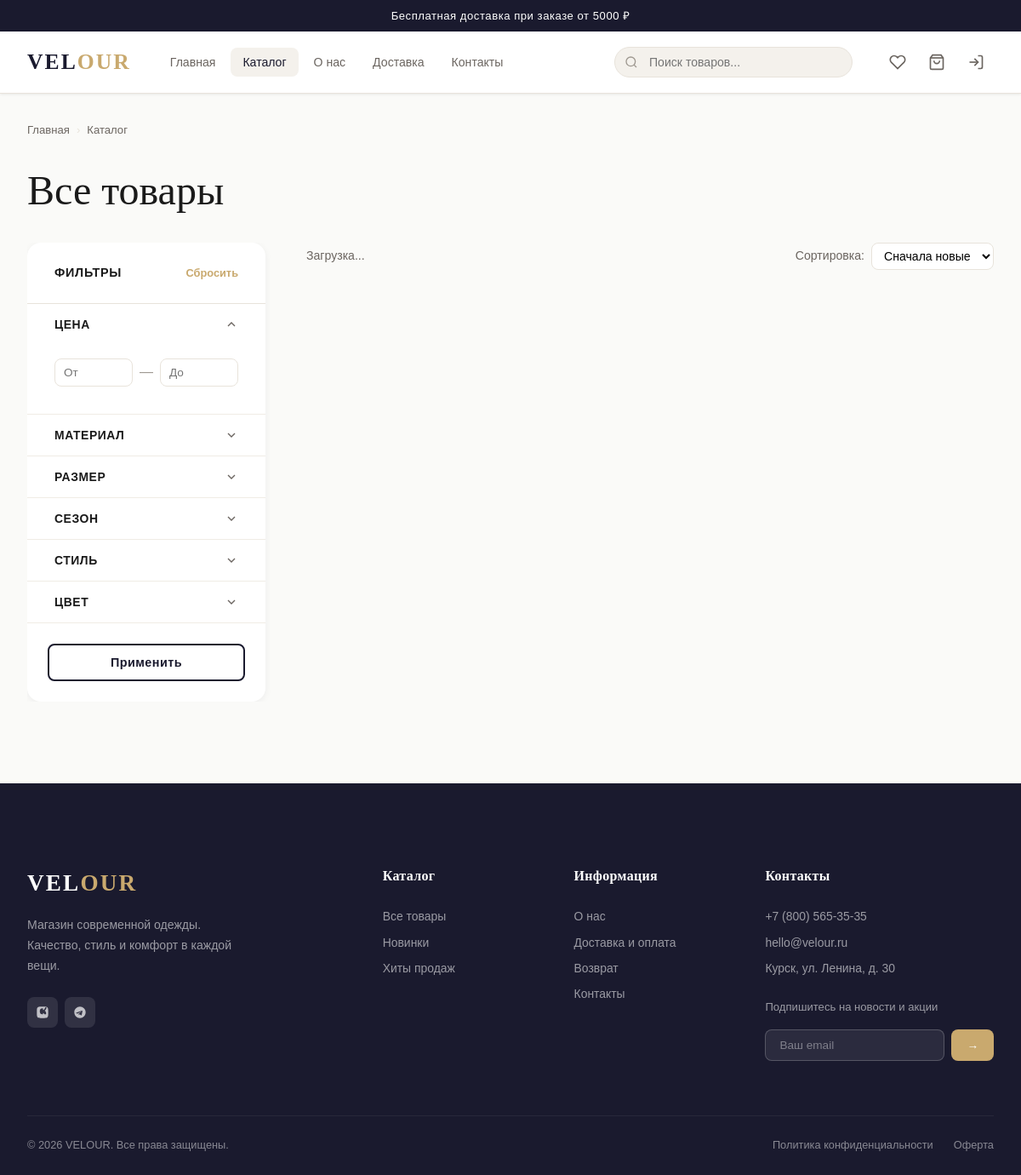
Page /catalog/ on the committed database.
### apps/pages/models.py (models this page shows, shortened)
class SiteSettings(models.Model):
    site_name = models.CharField(max_length=100, default='Magazin Odejdi')
    site_description = models.TextField(blank=True)
    phone = models.CharField(max_length=30, blank=True)
    email = models.EmailField(blank=True)
    address = models.CharField(max_length=255, blank=True)
    vk_url = models.URLField(blank=True)
    telegram_url = models.URLField(blank=True)
    instagram_url = models.URLField(blank=True)
    delivery_info = models.TextField(blank=True, verbose_name='Информация о доставке')
    return_policy = models.TextField(blank=True, verbose_name='Политика возврата')
    free_delivery_from = models.DecimalField(max_digits=10, decimal_places=2, default=5000,
                                             verbose_name='Бесплатная доставка от (руб)')
    class Meta:
        verbose_name = 'Настройки сайта'
        verbose_name_plural = 'Настройки сайта'
    @classmethod
    def get(cls):
        obj, _ = cls.objects.get_or_create(pk=1)
        return obj

### apps/catalog/models.py (models this page shows, shortened)
class FilterGroup(models.Model):
    name = models.CharField(max_length=100, verbose_name='Название')
    slug = models.SlugField(max_length=120, unique=True)
    categories = models.ManyToManyField(Category, blank=True, related_name='filter_groups',
                                        verbose_name='Применяется в категориях')
    sort_order = models.PositiveIntegerField(default=0)
    is_active = models.BooleanField(default=True)
    filter_type = models.CharField(
        max_length=20,
        choices=[('checkbox', 'Чекбокс'), ('range', 'Диапазон'), ('color', 'Цвет')],
        default='checkbox'
    )
    class Meta:
        verbose_name = 'Группа фильтров'
        verbose_name_plural = 'Группы фильтров'
        ordering = ['sort_order', 'name']

### apps/catalog/views.py (the view)
# urls.py: path('', views.CatalogView.as_view(), name='catalog'),
class CatalogView(TemplateView):
    template_name = 'catalog/catalog.html'
    def get_context_data(self, **kwargs):
        ctx = super().get_context_data(**kwargs)
        ctx['categories'] = Category.objects.filter(is_active=True).prefetch_related('subcategories')
        ctx['filter_groups'] = FilterGroup.objects.filter(is_active=True).prefetch_related('options')
        ctx['total_count'] = Product.objects.filter(is_active=True).count()
        return ctx

### apps/cart/context_processors.py (called while the page is built)
def cart_count(request):
    count = 0
    try:
        if request.user.is_authenticated:
            cart = Cart.objects.filter(user=request.user).first()
        else:
            key = request.session.get('cart_session_key')
            cart = Cart.objects.filter(session_key=key).first() if key else None
        if cart:
            count = cart.count
    except Exception:
        pass
    return {'cart_count': count}

### apps/pages/context_processors.py (called while the page is built)
def site_settings(request):
    try:
        settings = SiteSettings.get()
    except Exception:
        settings = None
    return {'site_settings': settings}

### templates/catalog/catalog.html (shortened to what this page needs)
{% extends "base.html" %}
{% load static %}
{% block content %}
<div class="container" style="padding-top:var(--space-xl);padding-bottom:var(--space-4xl)">
  <div class="breadcrumb">
    <a href="/">Главная</a>
    <span class="breadcrumb-sep">›</span>
    <a href="/catalog/">Каталог</a>
  </div>
  <h1 style="margin-bottom:var(--space-xl)">{% if current_category %}{{ current_category.name }}{% else %}Все товары{% endif %}</h1>
  <div class="catalog-layout">
    <aside class="filters-sidebar">
      <div class="filters-header">
        <span class="filters-title">Фильтры</span>
        <button class="filters-clear">Сбросить</button>
      </div>
      <div class="filter-group open">
        <button class="filter-group-header">
          Цена
          <svg class="filter-group-icon" viewBox="0 0 24 24" fill="none" stroke="currentColor" stroke-width="2"><polyline points="6 9 12 15 18 9"/></svg>
        </button>
        <div class="filter-group-body">
          <div class="price-range">
            <div class="price-range-inputs">
              <input type="number" id="price-min" class="price-range-input" placeholder="От">
              <span class="price-range-sep">—</span>
              <input type="number" id="price-max" class="price-range-input" placeholder="До">
            </div>
          </div>
        </div>
      </div>
      {% for group in filter_groups %}
      <div class="filter-group">
        <button class="filter-group-header">
          {{ group.name }}
          <svg class="filter-group-icon" viewBox="0 0 24 24" fill="none" stroke="currentColor" stroke-width="2"><polyline points="6 9 12 15 18 9"/></svg>
        </button>
      </div>
      {% endfor %}
      <div style="padding:var(--space-lg)">
        <button class="btn btn-secondary btn-block filters-close hide-mobile" onclick="document.querySelector('.filters-sidebar').classList.remove('open');document.querySelector('.overlay').classList.remove('active');document.body.style.overflow=''">Применить</button>
      </div>
    </aside>
    <div>
      <div class="catalog-toolbar">
        <div style="display:flex;align-items:center;gap:12px;flex-wrap:wrap">
          <div id="products-count" class="catalog-count">Загрузка...</div>
        </div>
        <div class="catalog-sort">
          <label for="catalog-sort">Сортировка:</label>
          <select id="catalog-sort">
            <option value="-created_at">Сначала новые</option>
          </select>
        </div>
      </div>
    </div>
  </div>
</div>
{% endblock %}

### templates/base.html (shortened to what this page needs)
<!DOCTYPE html>
<html lang="ru">
<head>
  {% load static %}
  <link rel="stylesheet" href="{% static 'css/fonts.css' %}">
  <link rel="stylesheet" href="{% static 'css/variables.css' %}">
  <link rel="stylesheet" href="{% static 'css/base.css' %}">
  <link rel="stylesheet" href="{% static 'css/header.css' %}">
  <link rel="stylesheet" href="{% static 'css/footer.css' %}">
  <link rel="stylesheet" href="{% static 'css/catalog.css' %}">
  <link rel="stylesheet" href="{% static 'css/pages.css' %}">
</head>
<body data-authenticated="{% if user.is_authenticated %}true{% else %}false{% endif %}">
  {% if site_settings and site_settings.delivery_info %}
  <div class="announcement-bar">
    <span>Бесплатная доставка при заказе от {{ site_settings.free_delivery_from|floatformat:0 }} ₽</span>
  </div>
  {% endif %}
  {% include "includes/header.html" %}
  <main style="flex:1">
    {% block content %}{% endblock %}
  </main>
  {% include "includes/footer.html" %}
</body>
</html>

### templates/includes/footer.html (shortened to what this page needs)
{% load static %}
<footer class="site-footer">
  <div class="container">
    <div class="footer-main">
      <div class="footer-brand">
        <a href="/" class="logo" style="font-family:var(--font-display);font-size:1.7rem;letter-spacing:.08em;color:#fff;margin-bottom:16px;display:block">VEL<span style="color:var(--color-accent)">OUR</span></a>
        <p class="footer-desc">
          {% if site_settings and site_settings.site_description %}
            {{ site_settings.site_description }}
          {% else %}
            Магазин современной одежды. Качество, стиль и комфорт в каждой вещи.
          {% endif %}
        </p>
        <div class="footer-socials">
          {% if site_settings and site_settings.vk_url %}
          <a href="{{ site_settings.vk_url }}" class="footer-social-link" target="_blank" rel="noopener" aria-label="ВКонтакте">
          </a>
          {% endif %}
          {% if site_settings and site_settings.telegram_url %}
          <a href="{{ site_settings.telegram_url }}" class="footer-social-link" target="_blank" rel="noopener" aria-label="Telegram">
          </a>
          {% endif %}
        </div>
      </div>
      <div>
        <div class="footer-col-title">Каталог</div>
        <div class="footer-links">
          <a href="/catalog/" class="footer-link">Все товары</a>
          <a href="/catalog/?is_new=true" class="footer-link">Новинки</a>
          <a href="/catalog/?is_featured=true" class="footer-link">Хиты продаж</a>
        </div>
      </div>
      <div>
        <div class="footer-col-title">Информация</div>
        <div class="footer-links">
          <a href="/about/" class="footer-link">О нас</a>
          <a href="/delivery/" class="footer-link">Доставка и оплата</a>
          <a href="/returns/" class="footer-link">Возврат</a>
          <a href="/contacts/" class="footer-link">Контакты</a>
        </div>
      </div>
      <div>
        <div class="footer-col-title">Контакты</div>
        {% if site_settings %}
        <div class="footer-links" style="margin-bottom:20px">
          {% if site_settings.phone %}<a href="tel:{{ site_settings.phone }}" class="footer-link">{{ site_settings.phone }}</a>{% endif %}
          {% if site_settings.email %}<a href="mailto:{{ site_settings.email }}" class="footer-link">{{ site_settings.email }}</a>{% endif %}
          {% if site_settings.address %}<span class="footer-link" style="cursor:default">{{ site_settings.address }}</span>{% endif %}
        </div>
        {% endif %}
        <div class="footer-newsletter">
          <div style="font-size:.82rem;opacity:.7;margin-bottom:10px">Подпишитесь на новости и акции</div>
          <form class="footer-newsletter-form newsletter-form">
            <input type="email" name="email" placeholder="Ваш email" class="footer-newsletter-input" required>
            <button type="submit" class="footer-newsletter-btn">→</button>
          </form>
        </div>
      </div>
    </div>
    <div class="footer-bottom">
      <span>© {% now "Y" %} {% if site_settings %}{{ site_settings.site_name }}{% else %}VELOUR{% endif %}. Все права защищены.</span>
      <div class="footer-bottom-links">
        <a href="/privacy/">Политика конфиденциальности</a>
        <a href="/terms/">Оферта</a>
      </div>
    </div>
  </div>
</footer>

### static/css/variables.css (style rules this page uses)
:root { --color-primary: #1a1a2e; --color-primary-light: #16213e; --color-accent: #c9a96e; --color-accent-hover: #b8915a; --color-accent-light: #f5efe6; --color-white: #ffffff; --color-bg: #fafaf8; --color-bg-alt: #f4f1ec; --color-border: #e8e3db; --color-border-light: #f0ece5; --color-text: #1a1a1a; --color-text-muted: #6b6560; --color-text-light: #9e9890; --color-success: #2d7a4e; --color-error: #c0392b; --color-warning: #d68910; --font-main: 'Manrope', sans-serif; --font-display: 'Cormorant Garamond', serif; --space-xs: 4px; --space-sm: 8px; --space-md: 16px; --space-lg: 24px; --space-xl: 32px; --space-2xl: 48px; --space-3xl: 64px; --space-4xl: 96px; --container-max: 1400px; --header-h: 72px; --radius-sm: 4px; --radius-md: 8px; --radius-lg: 16px; --radius-full: 999px; --shadow-sm: 0 1px 3px rgba(0,0,0,.08); --shadow-md: 0 4px 16px rgba(0,0,0,.10); --shadow-lg: 0 8px 32px rgba(0,0,0,.14); --shadow-card: 0 2px 8px rgba(26,26,46,.06); --transition: 0.2s ease; --transition-slow: 0.4s ease; }

### static/css/base.css (style rules this page uses)
*, *::before, *::after { box-sizing: border-box; margin: 0; padding: 0; }
html { scroll-behavior: smooth; font-size: 16px; }
body { font-family: var(--font-main); color: var(--color-text); background: var(--color-bg); line-height: 1.6; min-height: 100vh; display: flex; flex-direction: column; overflow-x: hidden; }
a { color: inherit; text-decoration: none; }
button { cursor: pointer; border: none; background: none; font-family: inherit; }
input, select, textarea { font-family: inherit; }
.container { width: 100%; max-width: var(--container-max); margin: 0 auto; padding: 0 var(--space-xl); }
h1, h2, h3, h4, h5 { font-family: var(--font-display); font-weight: 500; line-height: 1.2; }
h1 { font-size: clamp(2rem, 4vw, 3.5rem); }
p { margin-bottom: var(--space-md); }
.btn { display: inline-flex; align-items: center; gap: var(--space-sm); padding: 12px 28px; border-radius: var(--radius-md); font-size: 0.9rem; font-weight: 600; letter-spacing: 0.03em; transition: var(--transition); white-space: nowrap; }
.btn-secondary { background: transparent; color: var(--color-primary); border: 2px solid var(--color-primary); }
.btn-block { width: 100%; justify-content: center; }
.breadcrumb { display: flex; align-items: center; gap: var(--space-sm); font-size: 0.82rem; color: var(--color-text-muted); margin-bottom: var(--space-xl); }
.breadcrumb-sep { color: var(--color-border); }
@media (max-width: 1440px) { .container { padding: 0 var(--space-xl); } }

### static/css/header.css (style rules this page uses)
.logo { font-family: var(--font-display); font-size: 1.6rem; font-weight: 600; color: var(--color-primary); letter-spacing: 0.08em; flex-shrink: 0; white-space: nowrap; }
.logo span { color: var(--color-accent); }
.announcement-bar { background: var(--color-primary); color: var(--color-white); text-align: center; padding: 8px var(--space-md); font-size: 0.82rem; letter-spacing: 0.04em; overflow: hidden; }

### rows in the picture
SiteSettings: free_delivery_from "5000", site_description "Магазин современной одежды. Качество, стиль и комфорт в каждой вещи.", phone "+7 (800) 565-35-35", email "hello@velour.ru", address "Курск, ул. Ленина, д. 30", site_name "VELOUR"
FilterGroup: name "МАТЕРИАЛ"
FilterGroup: name "РАЗМЕР"
FilterGroup: name "СЕЗОН"
FilterGroup: name "СТИЛЬ"
FilterGroup: name "ЦВЕТ"
